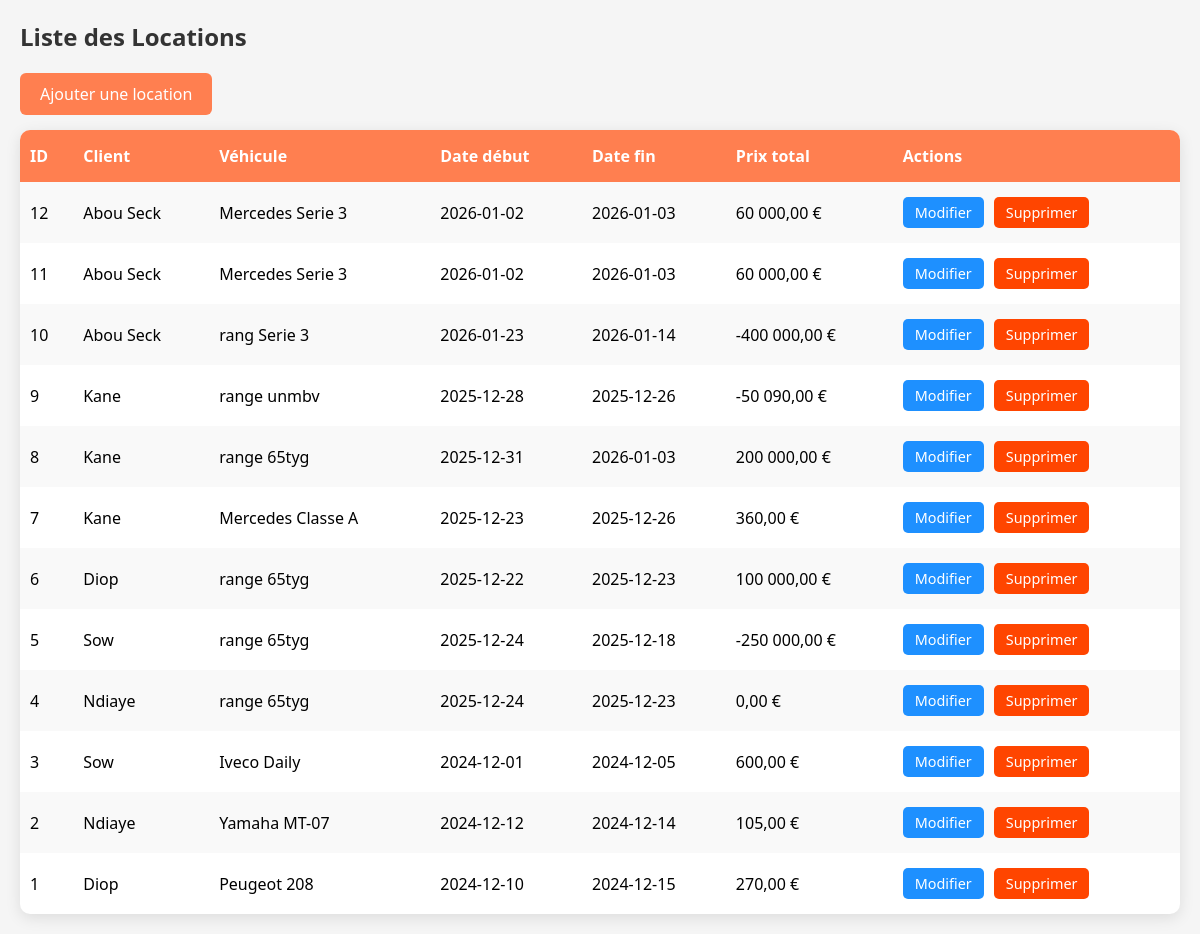
/location/liste_location.php, run on the app's committed database.
### tables this page shows
CREATE TABLE IF NOT EXISTS `locations` (
  `id` int NOT NULL AUTO_INCREMENT,
  `client_id` int NOT NULL,
  `vehicule_id` int NOT NULL,
  `date_debut` date NOT NULL,
  `date_fin` date NOT NULL,
  `date_retour_effectif` datetime DEFAULT NULL,
  `prix_total` decimal(10,2) NOT NULL,
  `statut` enum('en_cours','terminee','annulee') DEFAULT 'en_cours',
  `date_creation` timestamp NULL DEFAULT CURRENT_TIMESTAMP,
  PRIMARY KEY (`id`),
  KEY `idx_client` (`client_id`),
  KEY `idx_vehicule` (`vehicule_id`),
  KEY `idx_dates` (`date_debut`,`date_fin`),
  KEY `idx_statut` (`statut`)
);

CREATE TABLE IF NOT EXISTS `clients` (
  `id` int NOT NULL AUTO_INCREMENT,
  `nom` varchar(100) NOT NULL,
  `prenom` varchar(100) NOT NULL,
  `email` varchar(150) NOT NULL,
  `telephone` varchar(20) NOT NULL,
  `adresse` text NOT NULL,
  `date_inscription` timestamp NULL DEFAULT CURRENT_TIMESTAMP,
  PRIMARY KEY (`id`),
  UNIQUE KEY `email` (`email`),
  KEY `idx_nom` (`nom`,`prenom`),
  KEY `idx_email` (`email`)
);

CREATE TABLE IF NOT EXISTS `vehicules` (
  `id` int NOT NULL AUTO_INCREMENT,
  `marque` varchar(100) NOT NULL,
  `modele` varchar(100) NOT NULL,
  `annee` int NOT NULL,
  `immatriculation` varchar(20) NOT NULL,
  `prix_jour` decimal(10,2) NOT NULL,
  `type` enum('voiture','moto','camion') NOT NULL,
  `image` varchar(255) DEFAULT NULL,
  `disponible` tinyint(1) DEFAULT '1',
  `date_creation` timestamp NULL DEFAULT CURRENT_TIMESTAMP,
  PRIMARY KEY (`id`),
  UNIQUE KEY `immatriculation` (`immatriculation`),
  KEY `idx_type` (`type`),
  KEY `idx_disponible` (`disponible`),
  KEY `idx_marque` (`marque`)
);

### Crud/Location_Crud.php (called while the page is built, shortened)
<?php
require_once __DIR__ . '/../config/Database.php';
class Location_crud {
    private $db;
    public function __construct() {
        $database = new Database();
        $this->db = $database->connect();
        }
    public function getAll() {
    $stmt = $this->db->query("
        SELECT l.id,
               c.nom AS client_nom,
               v.marque AS vehicule_marque,
               v.modele AS vehicule_modele,
               l.date_debut,
               l.date_fin,
               (DATEDIFF(l.date_fin, l.date_debut) + 1) * v.prix_jour AS prix_total
        FROM locations l
        INNER JOIN clients c ON l.client_id = c.id
        INNER JOIN vehicules v ON l.vehicule_id = v.id
        ORDER BY l.id DESC
    ");
    return $stmt->fetchAll(PDO::FETCH_ASSOC);
}
}
?>

### config/database.php (called while the page is built, shortened)
<?php
class Database {
    private $host = "localhost";
    private $dbname = "location_vehicules";
    private $username = "root";
    private $password = "";
    public function connect() {
        $this->conn = null;
        try {
            $this->conn = new PDO(
                "mysql:host={$this->host};dbname={$this->dbname};charset=utf8",
                $this->username,
                $this->password
            );
            $this->conn->setAttribute(PDO::ATTR_ERRMODE, PDO::ERRMODE_EXCEPTION);
        } catch(PDOException $e) {
            echo "Erreur de connexion : " . $e->getMessage();
            exit;
        }
        return $this->conn;
    }
}
?>

### location/liste_location.php (the view, shortened to what this page needs)
<?php
require_once __DIR__ . '/../Crud/Location_crud.php';
$crud = new Location_crud();
$locations = $crud->getAll();
?>
<!DOCTYPE html>
<html lang="fr">
<head>
</head>
<body>
<h2>Liste des Locations</h2>
<a class="btn-add" href="ajout_location.php">Ajouter une location</a>
<table>
    <tr>
        <th>ID</th>
        <th>Client</th>
        <th>Véhicule</th>
        <th>Date début</th>
        <th>Date fin</th>
        <th>Prix total</th>
        <th>Actions</th>
    </tr>
    <?php if(!empty($locations)): ?>
        <?php foreach($locations as $l): ?>
        <tr>
            <td data-label="ID"><?= $l['id'] ?></td>
            <td data-label="Client"><?= htmlspecialchars($l['client_nom']) ?></td>
            <td data-label="Véhicule"><?= htmlspecialchars($l['vehicule_marque'] . ' ' . $l['vehicule_modele']) ?></td>
            <td data-label="Date début"><?= $l['date_debut'] ?></td>
            <td data-label="Date fin"><?= $l['date_fin'] ?></td>
            <td data-label="Prix total"><?= number_format($l['prix_total'], 2, ',', ' ') ?> €</td>
            <td data-label="Actions" class="actions">
                <a class="btn-edit" href="modifier_location.php?id=<?= $l['id'] ?>">Modifier</a>
                <a class="btn-delete" href="supprimer_location.php?id=<?= $l['id'] ?>" onclick="return confirm('Supprimer cette location ?');">Supprimer</a>
            </td>
        </tr>
        <?php endforeach; ?>
    <?php else: ?>
        <tr>
            <td colspan="7" style="text-align:center; padding:20px;">Aucune location disponible.</td>
        </tr>
    <?php endif; ?>
</table>
</body>
</html>

### location/liste_location.php (style rules this page uses)
body { font-family: 'Segoe UI', Tahoma, Geneva, Verdana, sans-serif; background-color: #f5f5f5; margin: 20px; }
h2 { color: #333; margin-bottom: 20px; }
.btn-add { display: inline-block; margin-bottom: 15px; padding: 10px 20px; background-color: #FF7F50; color: #fff; text-decoration: none; border-radius: 6px; transition: 0.3s; }
table { width: 100%; border-collapse: collapse; background-color: #fff; border-radius: 10px; overflow: hidden; box-shadow: 0 4px 15px rgba(0,0,0,0.1); }
th, td { padding: 15px 10px; text-align: left; }
th { background-color: #FF7F50; color: #fff; font-weight: 600; }
tr:nth-child(even) { background-color: #f9f9f9; }
td.actions { display: flex; gap: 10px; }
.btn-edit, .btn-delete { padding: 6px 12px; border: none; border-radius: 5px; color: #fff; cursor: pointer; text-decoration: none; font-size: 0.9rem; transition: 0.3s; }
.btn-edit { background-color: #1E90FF; }
.btn-delete { background-color: #FF4500; }

### data on the page
locations: id "12", client.nom "Abou Seck", vehicule.modele "Mercedes Serie 3", date_debut "2026-01-02", date_fin "2026-01-03", prix_total "60 000,00"
locations: id "11", client.nom "Abou Seck", vehicule.modele "Mercedes Serie 3", date_debut "2026-01-02", date_fin "2026-01-03", prix_total "60 000,00"
locations: id "10", client.nom "Abou Seck", vehicule.modele "rang Serie 3", date_debut "2026-01-23", date_fin "2026-01-14", prix_total "-400 000,00"
locations: id "9", client.nom "Kane", vehicule.modele "range unmbv", date_debut "2025-12-28", date_fin "2025-12-26", prix_total "-50 090,00"
locations: id "8", client.nom "Kane", vehicule.modele "range 65tyg", date_debut "2025-12-31", date_fin "2026-01-03", prix_total "200 000,00"
locations: id "7", client.nom "Kane", vehicule.modele "Mercedes Classe A", date_debut "2025-12-23", date_fin "2025-12-26", prix_total "360,00"
locations: id "6", client.nom "Diop", vehicule.modele "range 65tyg", date_debut "2025-12-22", date_fin "2025-12-23", prix_total "100 000,00"
locations: id "5", client.nom "Sow", vehicule.modele "range 65tyg", date_debut "2025-12-24", date_fin "2025-12-18", prix_total "-250 000,00"
locations: id "4", client.nom "Ndiaye", vehicule.modele "range 65tyg", date_debut "2025-12-24", date_fin "2025-12-23", prix_total "0,00"
locations: id "3", client.nom "Sow", vehicule.modele "Iveco Daily", date_debut "2024-12-01", date_fin "2024-12-05", prix_total "600,00"
locations: id "2", client.nom "Ndiaye", vehicule.modele "Yamaha MT-07", date_debut "2024-12-12", date_fin "2024-12-14", prix_total "105,00"
locations: id "1", client.nom "Diop", vehicule.modele "Peugeot 208", date_debut "2024-12-10", date_fin "2024-12-15", prix_total "270,00"
